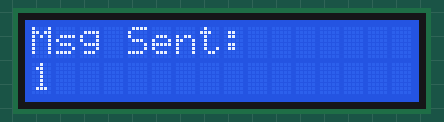
A sketch run on a simulated Arduino Uno, built with avr-gcc and run on an emulated ATmega328P. Shown: 16×2 character LCD. What the sketch prints to the serial monitor is not drawn.

Above: at 0.1 s.
At 4.2 s:
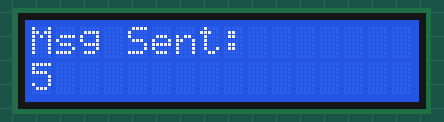
At 9.3 s:
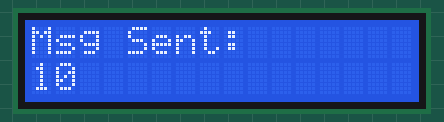
At 19.4 s:
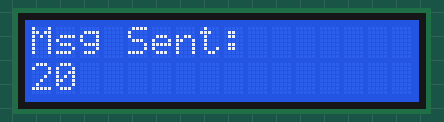
At 28.6 s:
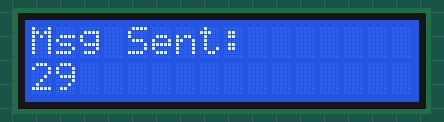
At 38.7 s:
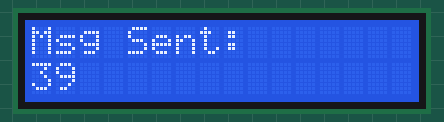

Measured:
- what the display in image 1 shows lasts 1.0 s, from 4.2 s to 5.2 s

The sketch:

CanTransmitter.ino
```cpp
#include <SPI.h>
#include <mcp_can.h>
#include <Wire.h>
#include <LiquidCrystal_I2C.h>

#define CAN_CS 10
MCP_CAN CAN0(CAN_CS);

LiquidCrystal_I2C lcd(0x27, 16, 2);

unsigned int counter = 0;

void setup() {
  Serial.begin(115200);

  lcd.init();
  lcd.backlight();
  lcd.setCursor(0, 0);
  lcd.print("Sender Ready");

  if (CAN0.begin(MCP_ANY, 500000, MCP_8MHZ) == CAN_OK) {
    Serial.println("CAN init ok!");
    lcd.setCursor(0, 1);
    lcd.print("CAN OK");
  } else {
    Serial.println("CAN init fail");
    lcd.setCursor(0, 1);
    lcd.print("CAN FAIL");
    while (1);
  }

  CAN0.setMode(MCP_NORMAL);
}

void loop() {
  counter++;
  char msg[8];
  sprintf(msg, "%u", counter);  // counter ko string banaya

  CAN0.sendMsgBuf(0x100, 0, strlen(msg), (byte*)msg);

  Serial.print("Message Sent: ");
  Serial.println(msg);

  lcd.clear();
  lcd.setCursor(0, 0);
  lcd.print("Msg Sent:");
  lcd.setCursor(0, 1);
  lcd.print(counter);

  delay(1000); // 1 sec delay
}
```
